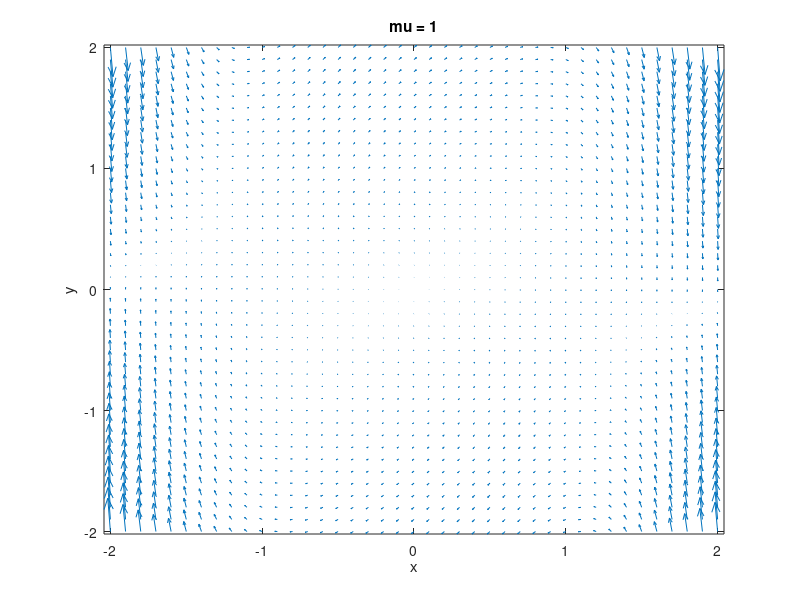

The MATLAB script that drew this image: (Note: this script raises an error after producing the figure.)
# prob5.m
function prob5
clear
figure(1);
hold off
[x,y]=meshgrid(-2:.1:2);
mu=1;
x_dot=y;
y_dot=-x-mu.*((x.^4)-1).*y;
h=quiver(x,y,x_dot,y_dot);
set(h,"autoscalefactor",2);
axis("tight");
title("mu = 1");
xlabel("x");
ylabel("y");
fixAxes;
endfunction
